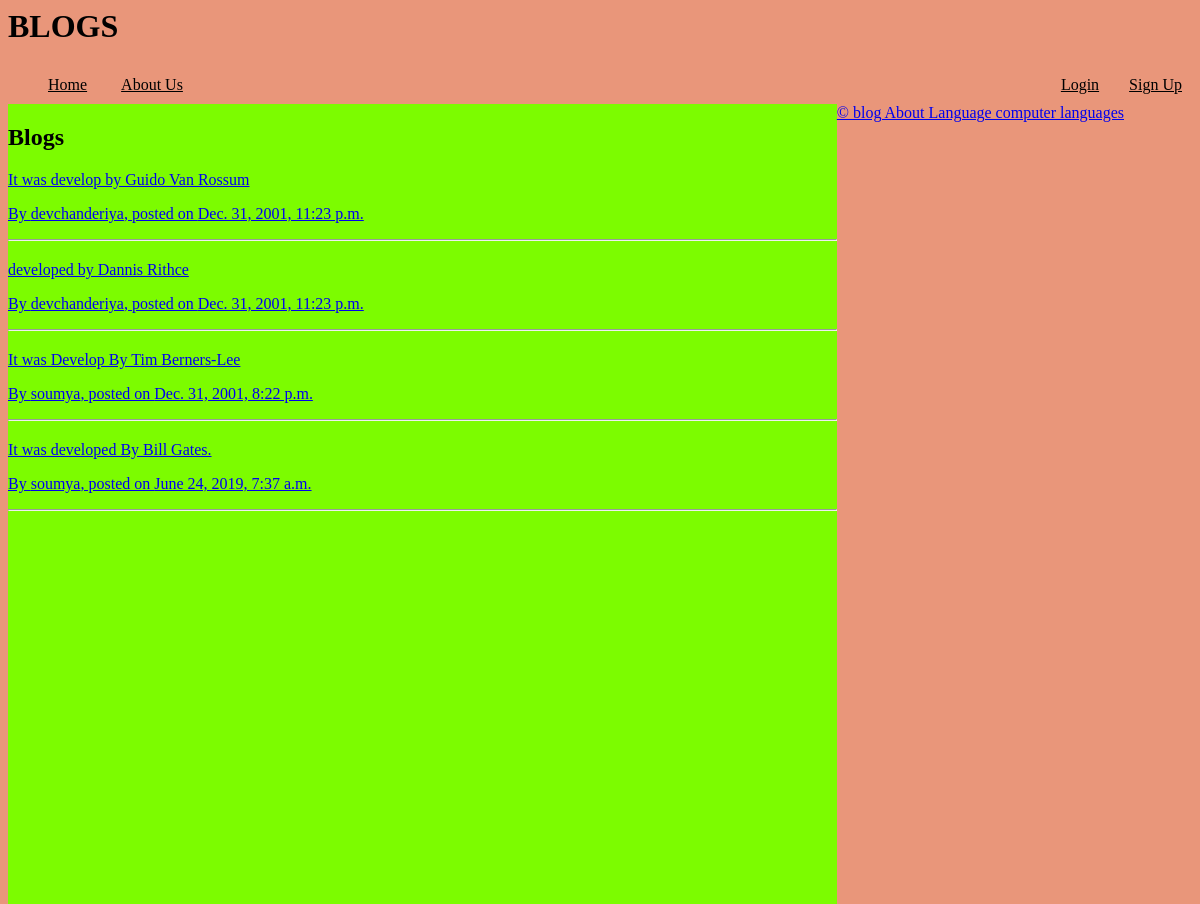
The page / on the database its author committed.
### blog/models.py (models this page shows, shortened)
class Post(models.Model):
	title=models.CharField(max_length=100)
	content=models.TextField()
	date_posted=models.DateTimeField(default=timezone.now())
	author=models.ForeignKey(User,on_delete=models.CASCADE)

### blog/views.py (the view)
# urls.py: 2. Add a URL to urlpatterns:  path('', views.home, name='home')
def home(request):
    context={'posts':Post.objects.all(),'Title':'Django Project-'}
    return render(request,'blog/home.html',context)

### blog/templates/blog/home.html (shortened to what this page needs)
{% extends 'blog/Base.html' %}
{% block content %}
<h2>Blogs</h2>
{% for i in posts %}
<h2><a href="{% url 'post-detail' i.id %}"{{i.title}}</a></h2>
<p>{{ i.content }}</p>
<p>By {{ i.author }}, posted on {{ i.date_posted }}</p>
<hr/>
{% endfor %}
{% endblock content %}

### blog/templates/blog/Base.html (shortened to what this page needs)
{% load static %}
<html>
<head>
<link href="{% static 'blog/style.css.css' %}" rel="stylesheet" type="text/css" />
</head>
<body>
<div id="top" text-align:"center">
<h1>BLOGS</h1></div>
<div id="menu">
<a href="{% url 'blog-home' %}">Home</a>
<a href="{% url 'blog-about' %}">About Us</a>
{% if user.is_authenticated %}
		<a style="float:right" href="{% url 'logout' %}">Logout</a>
{% else %}
		<a style="float:right" href="{% url 'register' %}">Sign Up</a>
		<a style="float:right" href="{% url 'login' %}">Login</a>
{% endif %}
</div>
<div id="left">
{% block content %}
{% endblock content %}</div>
<div id="footer">&copy;
blog About Language computer languages</div>
</body>
</html>

### blog/static/blog/style.css.css (style rules this page uses)
body { background-color:DarkSalmon; }
#menu { padding:10px }
#menu a { color:Black; margin-left:30px; }
#left { background-color:lawngreen; width:70%; height:800px; float:left; }

### rows shown on the page
Post: content "It was develop by Guido Van Rossum", author "devchanderiya", date_posted "Dec. 31, 2001, 11:23 p.m."
Post: content "developed by Dannis Rithce", author "devchanderiya", date_posted "Dec. 31, 2001, 11:23 p.m."
Post: content "It was Develop By Tim Berners-Lee", author "soumya", date_posted "Dec. 31, 2001, 8:22 p.m."
Post: content "It was developed By Bill Gates.", author "soumya", date_posted "June 24, 2019, 7:37 a.m."
